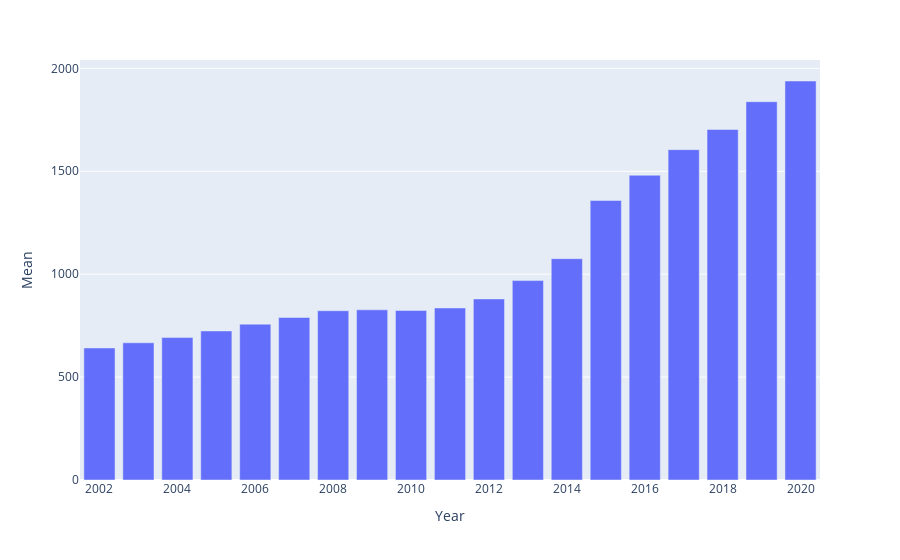

The notebook cell saved with this chart:
### Markdown cell above
## Graph of the Averages of each Year (Excluding the years with NA values)

### Code cell
df_avg = df.dropna()
df_avg['Mean'] = df_avg.mean(axis=1)
fig = px.bar(df_avg, x='Year', y='Mean')
fig.show()

### Figure 1 — Plotly figure (JSON) as saved in the notebook; plotly's stock layout.template omitted (floating-point values rounded to 4 significant figures)
{"data": [{"alignmentgroup": "True", "hovertemplate": "Year=%{x}<br>Mean=%{y}<extra></extra>", "legendgroup": "", "marker": {"color": "#636efa"}, "name": "", "offsetgroup": "", "orientation": "v", "showlegend": false, "textposition": "auto", "type": "bar", "x": [2020, 2019, 2018, 2017, 2016, 2015, 2014, 2013, 2012, 2011, 2010, 2009, 2008, 2007, 2006, 2005, 2004, 2003, 2002], "xaxis": "x", "y": [1939.0, 1838, 1703.0, 1605, 1481.0, 1358.0, 1075.0, 968.8, 879.8, 835.8, 823.6, 826.8, 822.4, 789.6, 757.2, 724.2, 692, 666.6, 641.4], "yaxis": "y"}], "layout": {"barmode": "relative", "legend": {"tracegroupgap": 0}, "margin": {"t": 60}, "xaxis": {"anchor": "y", "domain": [0, 1], "title": {"text": "Year"}}, "yaxis": {"anchor": "x", "domain": [0, 1], "title": {"text": "Mean"}}}}
